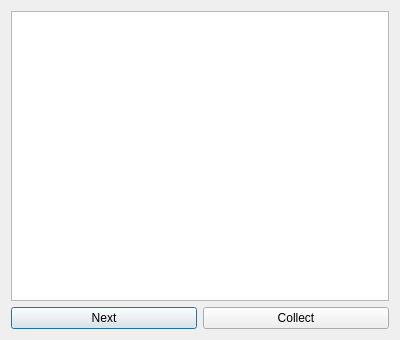
<?xml version="1.0" encoding="UTF-8"?>
<ui version="4.0">
 <class>Collect</class>
 <widget class="QDialog" name="Collect">
  <property name="geometry">
   <rect>
    <x>0</x>
    <y>0</y>
    <width>400</width>
    <height>340</height>
   </rect>
  </property>
  <property name="windowTitle">
   <string>Collect</string>
  </property>
  <layout class="QVBoxLayout" name="verticalLayout">
   <item>
    <widget class="QTextEdit" name="collectionEdit"/>
   </item>
   <item>
    <layout class="QHBoxLayout" name="horizontalLayout">
     <item>
      <widget class="QPushButton" name="nextButton_">
       <property name="text">
        <string>Next</string>
       </property>
      </widget>
     </item>
     <item>
      <widget class="QPushButton" name="collectButton_">
       <property name="text">
        <string>Collect</string>
       </property>
      </widget>
     </item>
    </layout>
   </item>
  </layout>
 </widget>
 <resources/>
 <connections>
  <connection>
   <sender>collectButton_</sender>
   <signal>clicked()</signal>
   <receiver>Collect</receiver>
   <slot>saveCollection()</slot>
   <hints>
    <hint type="sourcelabel">
     <x>389</x>
     <y>329</y>
    </hint>
    <hint type="destinationlabel">
     <x>326</x>
     <y>334</y>
    </hint>
   </hints>
  </connection>
  <connection>
   <sender>nextButton_</sender>
   <signal>clicked()</signal>
   <receiver>Collect</receiver>
   <slot>nextCollection()</slot>
   <hints>
    <hint type="sourcelabel">
     <x>129</x>
     <y>321</y>
    </hint>
    <hint type="destinationlabel">
     <x>164</x>
     <y>336</y>
    </hint>
   </hints>
  </connection>
 </connections>
 <slots>
  <slot>saveCollection()</slot>
  <slot>nextCollection()</slot>
 </slots>
</ui>
